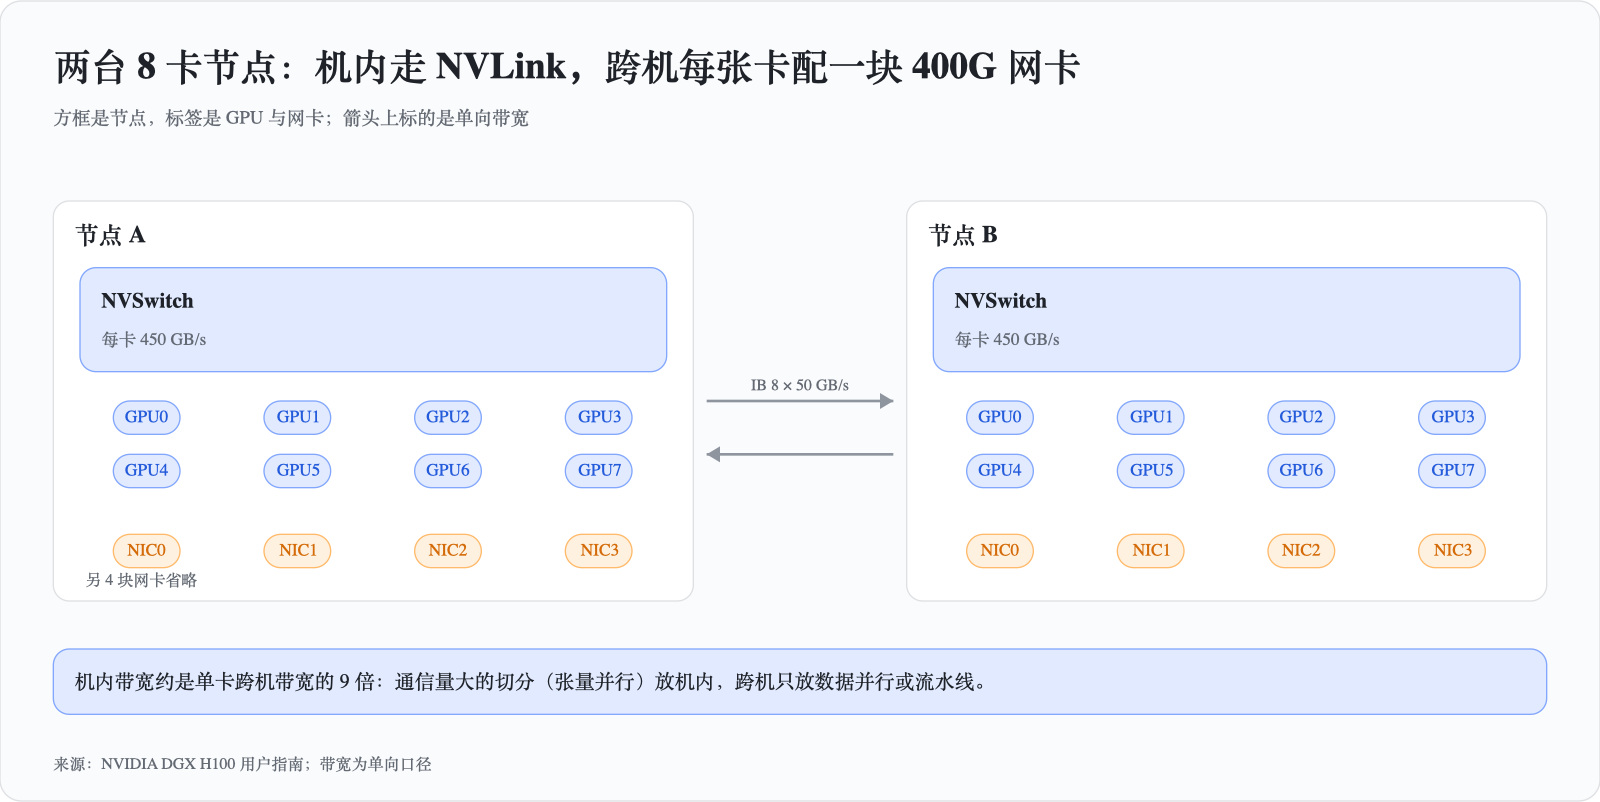

This figure's Python source:
"""Type: architecture / topology. Use cols() for a grid, tags for members, labelled arrows for links."""
from _boot import out
from svgkit import Board, width_of

b = Board('两台 8 卡节点：机内走 NVLink，跨机每张卡配一块 400G 网卡',
          '方框是节点，标签是 GPU 与网卡；箭头上标的是单向带宽',
          src='来源：NVIDIA DGX H100 用户指南；带宽为单向口径')
(lx, lw), (rx, rw) = b.cols(2, gap=160)
for x, w, name in ((lx, lw, '节点 A'), (rx, rw, '节点 B')):
    b.card(x, 150, w, name, [], fam='gray', h=300, white=True)
    b.card(x + 20, 200, w - 40, 'NVSwitch', ['每卡 450 GB/s'], fam='blue', size=13)
    cells = b.cols(4, x + 20, x + w - 20, gap=12)
    for row, (prefix, fam, ty) in enumerate([('GPU', 'blue', 300), ('GPU', 'blue', 340), ('NIC', 'orange', 400)]):
        for k, (cx, cw) in enumerate(cells):
            name = f'{prefix}{k + 4 * (row == 1)}'
            b.tag(cx + (cw - width_of(name, 13) - 20) / 2, ty, name, fam, 13)
b.text(lx + 24, 438, '另 4 块网卡省略', 12, '#646A73')
b.arrow([(lx + lw + 10, 300), (rx - 10, 300)], label='IB 8 × 50 GB/s')
b.arrow([(rx - 10, 340), (lx + lw + 10, 340)])
b.note(486, '机内带宽约是单卡跨机带宽的 9 倍：通信量大的切分（张量并行）放机内，跨机只放数据并行或流水线。',
       fam='blue')
b.save(out('arch'))
